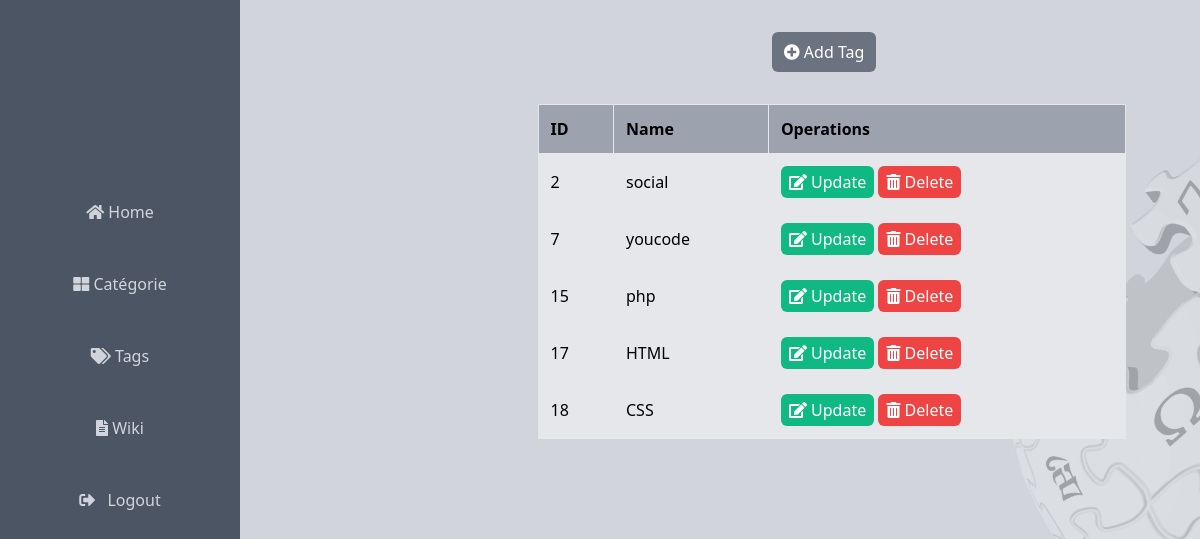
Before: /views/tags.php with the older database file.
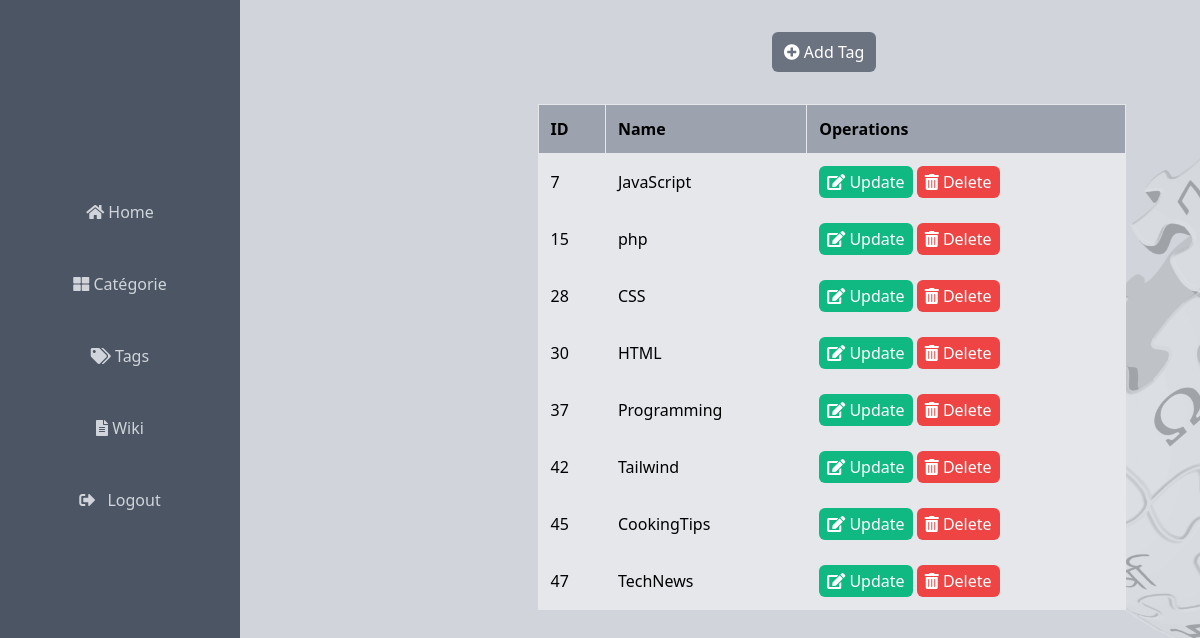
After: the same page with the newer database file.
### tables this page shows
CREATE TABLE `tags` (
  `idTag` int NOT NULL,
  `nameTag` varchar(255) DEFAULT NULL
);

### config/config.php (called while the page is built, shortened)
<?php
class Database {
    private static $instance;
    private $connection;
    private function __construct() {
        $this->connection = new PDO("mysql:host=localhost;dbname=wiki", "root","");
        $this->connection->setAttribute(PDO::ATTR_ERRMODE, PDO::ERRMODE_EXCEPTION);
    }
    public static function getInstance() {
        if (!self::$instance) {
            self::$instance = new Database();
        }
        return self::$instance;
    }
    public function getConnection() {
        return $this->connection;
    }
}

### Models/Admin.php (called while the page is built, shortened)
<?php
require_once '../config/config.php';
        class TagsModel{
            private $connection;
            public function __construct() {
                $this->connection = Database::getInstance()->getConnection();
            }
        public function getAllTags() {
            try {
                $query = "SELECT nameTag,idTag FROM tags";
                $stmt = $this->connection->prepare($query);
                $stmt->execute();
                return $stmt->fetchAll(PDO::FETCH_OBJ);
            } catch (PDOException $e) {
                echo $e->getMessage();
                return false;
            }
        }
    }

### views/tags.php (the view, shortened to what this page needs)
<?php
$tagObj  = new TagsModel();
$tags = $tagObj->getAllTags();
?>
<!DOCTYPE html>
<html lang="en">
<head>
    <link href="https://cdn.jsdelivr.net/npm/tailwindcss@2.2.19/dist/tailwind.min.css" rel="stylesheet">
    <link rel="stylesheet" href="https://cdnjs.cloudflare.com/ajax/libs/font-awesome/5.15.3/css/all.min.css">
    <link rel="stylesheet" href="../public/css/style.css">
</head>
<body class="bg-no-repeat bg-right bg-fixed bg-gray-300 overflow-hidden" style="background-image: url('../public/image/wikiii.png'); background-size: contain;">
    <div class="flex space-x-56">
        <div class="w-72 h-screen bg-gray-600 p-4">
            <a href="admin.php">
                <button class="bg-transparent w-52 text-gray-300 py-6 px-4 mt-40 rounded hover:bg-black transition duration-300">
                    <i class="fas fa-home"></i> Home
                </button>
            </a><br>
            <a href="catégories.php">
                <button class="bg-transparent w-52 text-gray-300 py-6 px-4 rounded hover:bg-black transition duration-300">
                    <i class="fas fa-th-large"></i> Catégorie
                </button>
            </a><br>
            <a href="tags.php">
                <button class="bg-transparent w-52 text-gray-300 py-6 px-4 rounded hover:bg-black transition duration-300">
                    <i class="fas fa-tags"></i> Tags
                </button>
            </a><br>
            <a href="wiki.php">
                <button class="bg-transparent w-52 text-gray-300 py-6 px-4 rounded hover:bg-black transition duration-300">
                    <i class="fas fa-file-alt"></i> Wiki
                </button>
            </a>
            <form action="" method="post" id="logoutForm">
                <button type="submit" class="bg-transparent w-52 text-gray-300 py-6 px-4 rounded hover:bg-black transition duration-300">
                    <i class="fas fa-sign-out-alt mr-2"></i> Logout
                </button>
            </form>
        </div>
        <div class="flex flex-col w-full md:w-4/5 overflow-x-auto">
            <?php if ($tags): ?>
                <table class="mx-auto my-8 w-full md:w-4/5 bg-gray-200 border border-collapse border-gray-300 ">
                    <thead>
                        <tr class="bg-gray-400">
                            <th class="border p-3 text-left">ID</th>
                            <th class="border p-3 text-left">Name</th>
                            <th class="border p-3 text-left">Operations</th>
                        </tr>
                    </thead>
                    <tbody>
                    <div class="flex flex-col items-center mt-8">
                <button onclick="showAddTagPopup()" class="bg-gray-500 text-white py-2 px-3  mr-4 rounded-md hover:bg-gray-700">
                    <i class="fas fa-plus-circle"></i> Add Tag
                </button>
            </div>
                        <?php for ($i = 0; $i < count($tags); $i++): ?>
                            <tr class="hover:bg-gray-100">
                                <td class="border p-3"><?php echo isset($tags[$i]->idTag) ? $tags[$i]->idTag : ''; ?></td>
                                <td class="border p-3"><?php echo isset($tags[$i]->nameTag) ? $tags[$i]->nameTag : ''; ?></td>
                                <td class="border p-3">
                                    <button onclick="showEditTagPopup(<?php echo isset($tags[$i]->idTag) ? $tags[$i]->idTag : ''; ?>, '<?php echo isset($tags[$i]->nameTag) ? $tags[$i]->nameTag : ''; ?>')" class="bg-green-500 text-white py-1 px-2 rounded-md hover:bg-green-600">
                                        <i class="fas fa-edit"></i> Update
                                    </button>
                                    <button onclick="deleteTag(<?php echo isset($tags[$i]->idTag) ? $tags[$i]->idTag : ''; ?>)" class="bg-red-500 text-white py-1 px-2 rounded-md hover:bg-red-600">
                                        <i class="fas fa-trash-alt"></i> Delete
                                    </button>
                                </td>
                            </tr>
                        <?php endfor; ?>
                    </tbody>
                </table>
            <?php else: ?>
                <p>No tags available.</p>
            <?php endif; ?>
        </div>
    </div>
</body>
</html>

Changed rows visible on the page:
removed tags: idTag "2", nameTag "social"
removed tags: idTag "17", nameTag "HTML"
removed tags: idTag "18", nameTag "CSS"
changed tags id 7: nameTag "youcode" → "JavaScript"
added tags: idTag "28", nameTag "CSS"
added tags: idTag "30", nameTag "HTML"
added tags: idTag "37", nameTag "Programming"
added tags: idTag "42", nameTag "Tailwind"
added tags: idTag "45", nameTag "CookingTips"
added tags: idTag "47", nameTag "TechNews"
